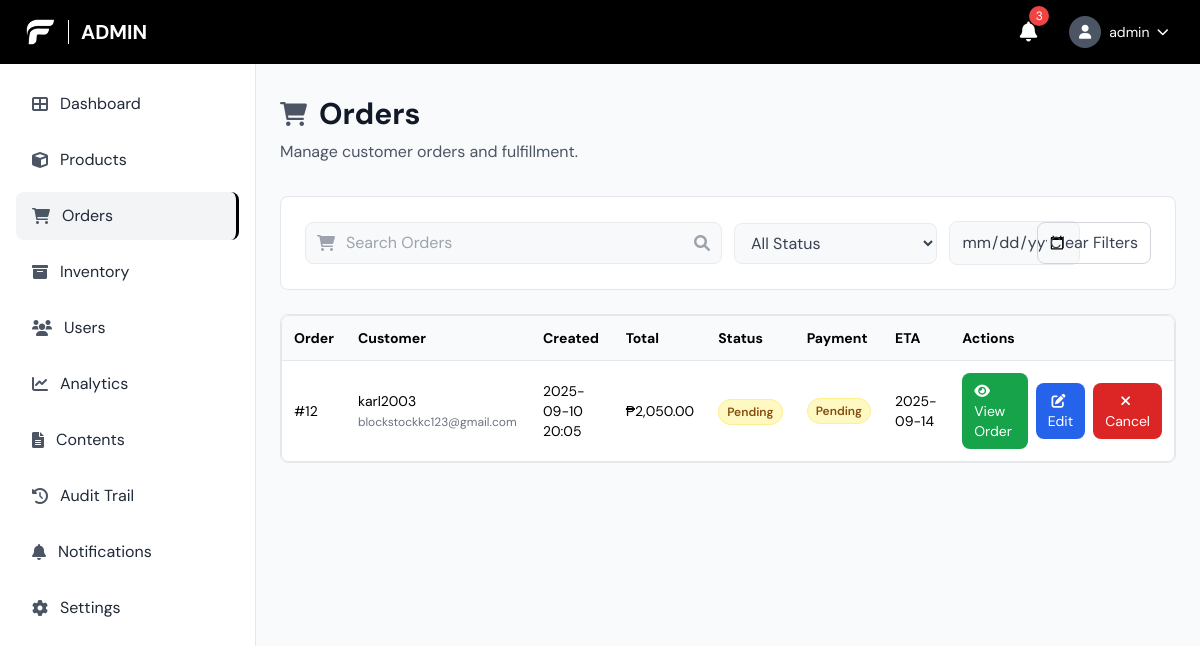
/admin/orders.php (signed in), run on an earlier commit of the app's database.
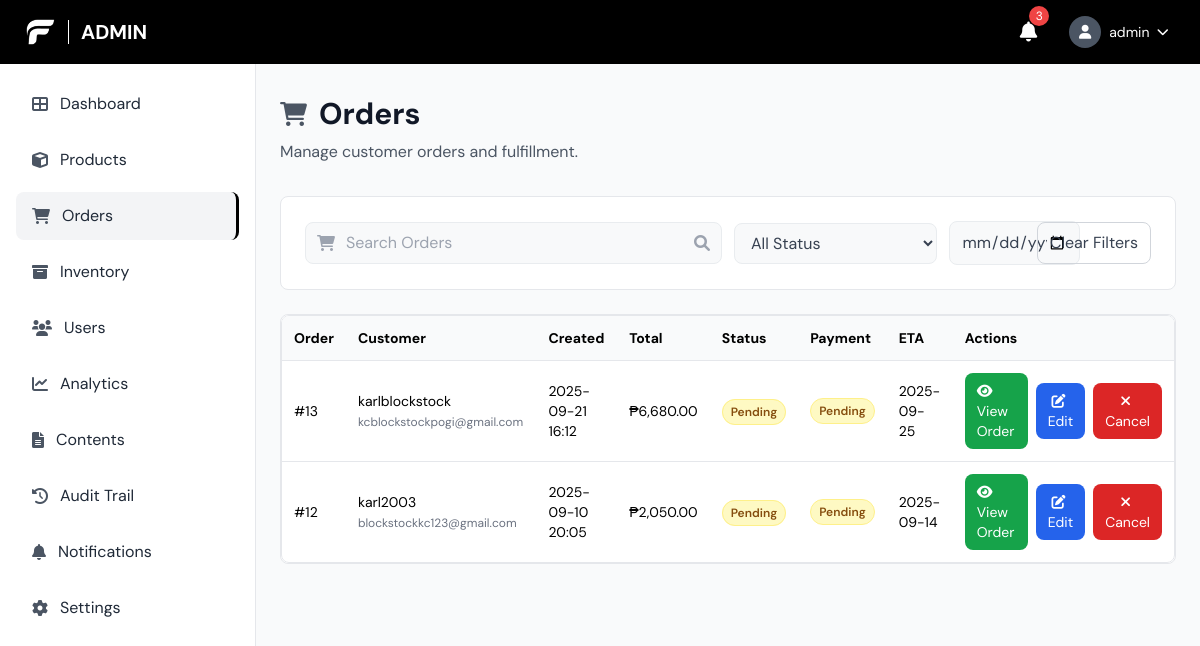
And on a later commit of the database.
### tables this page shows
CREATE TABLE `orders` (
  `order_id` bigint(20) UNSIGNED NOT NULL,
  `custom_order_id` varchar(20) DEFAULT NULL,
  `user_id` bigint(20) UNSIGNED NOT NULL,
  `status` enum('pending','processing','shipped','delivered','cancelled','returned','refunded') NOT NULL DEFAULT 'pending',
  `payment_method` varchar(50) DEFAULT NULL,
  `payment_status` enum('pending','paid','refunded','failed') NOT NULL DEFAULT 'pending',
  `shipping_address` text DEFAULT NULL,
  `total_amount` decimal(10,2) NOT NULL DEFAULT 0.00,
  `estimated_delivery_date` date DEFAULT NULL,
  `return_reason` text DEFAULT NULL,
  `refund_amount` decimal(10,2) DEFAULT NULL,
  `stock_deducted` tinyint(1) NOT NULL DEFAULT 0,
  `created_at` timestamp NOT NULL DEFAULT current_timestamp(),
  `updated_at` timestamp NOT NULL DEFAULT current_timestamp() ON UPDATE current_timestamp()
);

CREATE TABLE `users` (
  `user_id` bigint(20) UNSIGNED NOT NULL,
  `username` varchar(100) NOT NULL,
  `email` varchar(150) NOT NULL,
  `password_hash` varchar(255) DEFAULT NULL,
  `google_id` varchar(255) DEFAULT NULL,
  `role` enum('admin','manager','staff','customer') NOT NULL DEFAULT 'customer',
  `status` enum('active','inactive','suspended') NOT NULL DEFAULT 'active',
  `created_at` timestamp NOT NULL DEFAULT current_timestamp(),
  `updated_at` timestamp NOT NULL DEFAULT current_timestamp() ON UPDATE current_timestamp(),
  `last_login` timestamp NULL DEFAULT NULL
);

### admin/orders.php (the view, shortened to what the changed rows need)
<?php
$pdo = getDBConnection();
$where = [];
$params = [];
$whereSql = $where ? ('WHERE ' . implode(' AND ', $where)) : '';
$sql = "SELECT o.*, u.username, u.email FROM orders o JOIN users u ON u.user_id = o.user_id $whereSql ORDER BY o.created_at DESC LIMIT 500";
$stm = $pdo->prepare($sql);
$stm->execute($params);
$orders = $stm->fetchAll();
?>
<!DOCTYPE html>
<html lang="en">
<head>
	<script src="https://cdn.tailwindcss.com"></script>
	<link href="https://cdnjs.cloudflare.com/ajax/libs/font-awesome/6.0.0/css/all.min.css" rel="stylesheet">
	<link rel="stylesheet" href="../css/style.css">
</head>
<body class="font-body bg-gray-50">
	<header class="bg-black text-white fixed top-0 left-0 right-0 z-50 h-16 flex items-center justify-between px-6">
		<div class="flex items-center space-x-3">
			<h1 class="text-xl font-bold uppercase">Admin</h1>
		</div>
	</header>
	<main class="ml-64 pt-24 pb-6 px-6">
		<div class="mb-8">
			<div class="flex items-center space-x-3 mb-2">
				<h1 class="text-3xl font-bold text-gray-900">Orders</h1>
			</div>
		</div>
		<div class="bg-white border border-gray-200 rounded-lg overflow-x-auto">
		<div class="bg-white border border-gray-200 rounded-lg overflow-x-auto">
			<table class="min-w-full text-sm">
				<thead class="bg-gray-50">
					<tr>
						<th class="text-left p-3">Order</th>
						<th class="text-left p-3">Customer</th>
						<th class="text-left p-3">Created</th>
						<th class="text-left p-3">Total</th>
						<th class="text-left p-3">Status</th>
						<th class="text-left p-3">Payment</th>
						<th class="text-left p-3">ETA</th>
						<th class="text-left p-3">Actions</th>
					</tr>
				</thead>
				<tbody>
					<?php if (!$orders): ?>
						<tr><td colspan="8" class="p-6 text-center text-gray-500">No orders found.</td></tr>
					<?php else: foreach ($orders as $o): ?>
					<tr class="border-t">
						<td class="p-3">#<?php echo (int)$o['order_id']; ?></td>
						<td class="p-3"><?php echo htmlspecialchars($o['username']); ?> <span class="text-gray-500 text-xs"><?php echo htmlspecialchars($o['email']); ?></span></td>
						<td class="p-3"><?php echo htmlspecialchars(date('Y-m-d H:i', strtotime($o['created_at']))); ?></td>
						<td class="p-3">₱<?php echo number_format((float)$o['total_amount'], 2); ?></td>
						<td class="p-3">
							<span class="px-2 py-1 rounded-full text-xs font-semibold <?php
								$statusClass = '';
								switch($o['status']) {
									default:
										$statusClass = 'bg-yellow-100 text-yellow-800 border border-yellow-200';
										break;
								}
								echo $statusClass;
							?>">
								<?php echo ucfirst($o['status']); ?>
							</span>
						</td>
						<td class="p-3">
							<div class="flex flex-col space-y-1">
								<span class="px-2 py-1 rounded-full text-xs font-semibold <?php
									$paymentStatusClass = '';
									switch($o['payment_status']) {
										case 'pending':
											$paymentStatusClass = 'bg-yellow-100 text-yellow-800 border border-yellow-200';
											break;
									}
									echo $paymentStatusClass;
								?>">
									<?php echo ucfirst($o['payment_status']); ?>
								</span>
							</div>
						</td>
						<td class="p-3"><?php echo $o['estimated_delivery_date'] ? htmlspecialchars($o['estimated_delivery_date']) : '-'; ?></td>
						<td class="p-3">
							<div class="flex items-center space-x-2">
								<a href="view_order.php?id=<?php echo (int)$o['order_id']; ?>" class="bg-green-600 hover:bg-green-700 text-white px-3 py-2 rounded-lg text-sm transition-colors">
									<i class="fas fa-eye mr-1"></i>
									View Order
								</a>
								<button onclick="openOrderModal(<?php echo htmlspecialchars(json_encode($o)); ?>)" class="bg-blue-600 hover:bg-blue-700 text-white px-3 py-2 rounded-lg text-sm transition-colors">
									<i class="fas fa-edit mr-1"></i>
									Edit
								</button>
								<?php if (!in_array($o['status'], ['processing','shipped','delivered','cancelled'], true)): ?>
								<form method="post" class="inline" onsubmit="return confirm('Cancel this order?');">
									<button type="submit" class="bg-red-600 hover:bg-red-700 text-white px-3 py-2 rounded-lg text-sm transition-colors">
										<i class="fas fa-times mr-1"></i>
										Cancel
									</button>
								</form>
								<?php endif; ?>
							</div>
						</td>
					</tr>
					<?php endforeach; endif; ?>
				</tbody>
			</table>
		</div>
	</main>
</body>
</html>

What changed in the data, as far as the page shows it:
added orders: order_id "13", user.username "karlblockstock", user.email "kcblockstockpogi@gmail.com", created_at "2025-09-21 16:12", total_amount "6,680.00", status "Pending", payment_status "Pending", estimated_delivery_date "2025-09-25"
